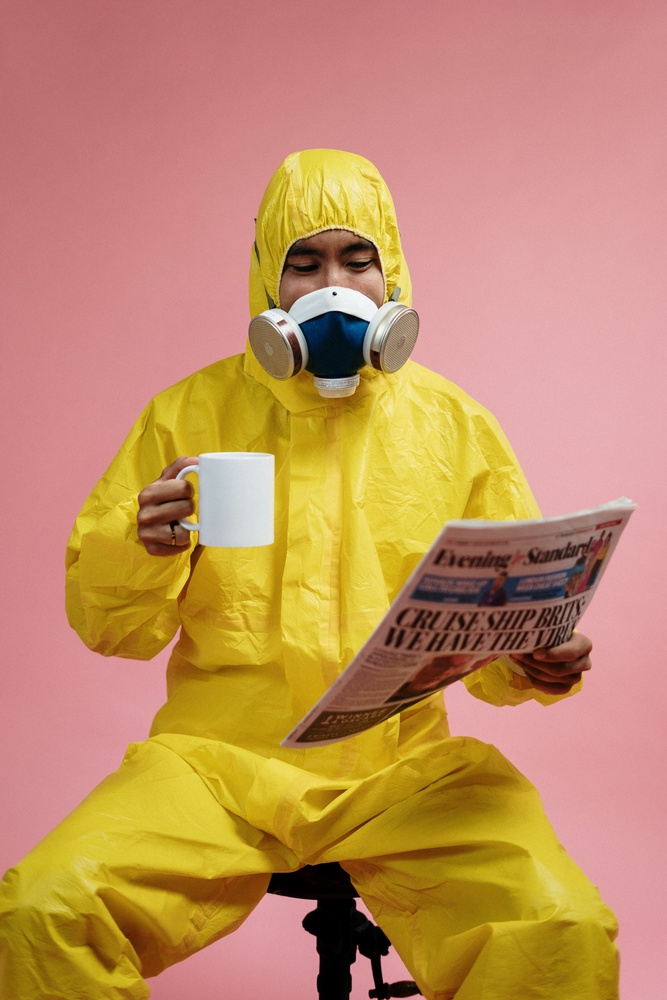
#> input picture Work/HTML/MemeMaker/images/嘲諷1.jpg, 667 x 1000 px, shrunk from 4000 x 6000 before the run
$ python -i process.py   (imports and definitions only)   (older library calls are emulated)
#> lines starting #> are read from the running program, lines starting #| are printed output that depends on the picture
#> further down, picture is the input picture: shape (1000, 667, 3); mean B, G, R 98.7, 142.3, 193.8
import cv2


def image_process(src):
    dstx = cv2.Sobel(src, cv2.CV_32F, 1, 0)  # 計算 x 軸影像梯度
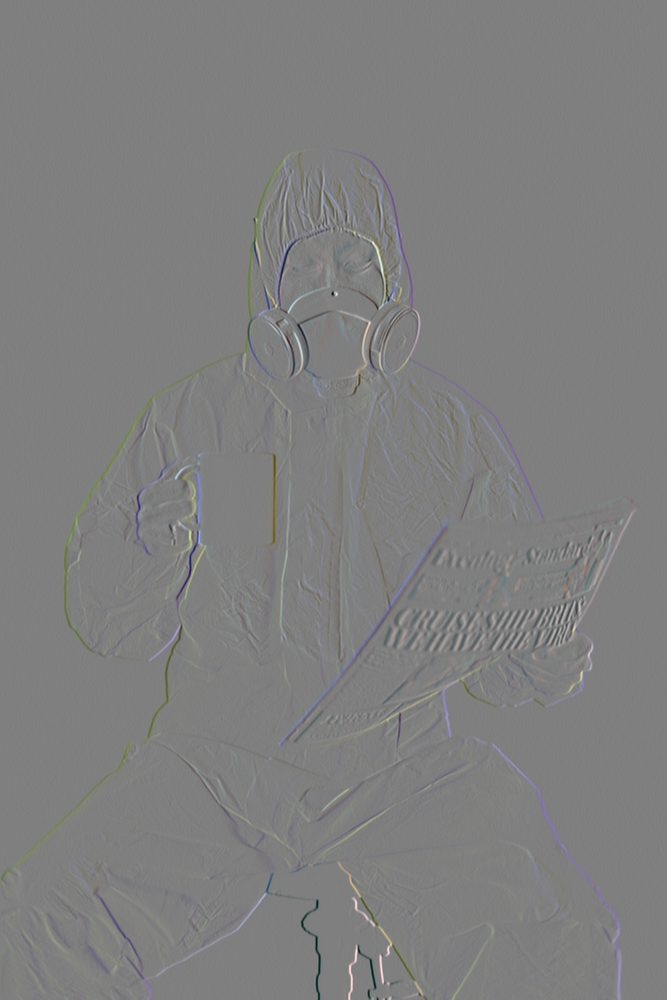
#> dstx: shape (1000, 667, 3) float32; mean B, G, R 0.5, 0.4, 0.3; drawn with min black and max white
    dsty = cv2.Sobel(src, cv2.CV_32F, 0, 1)  # 計算 y 軸影像梯度
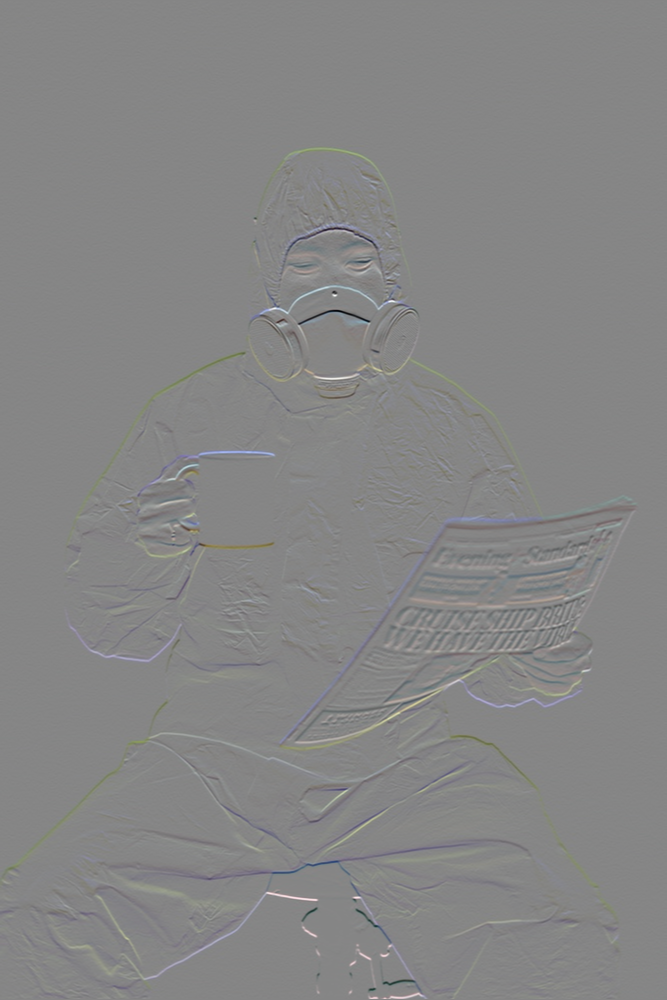
#> dsty: shape (1000, 667, 3) float32; mean B, G, R -0.4, 0, -0.2; drawn with min black and max white
    dstx = cv2.convertScaleAbs(dstx)  # 將負值轉正值
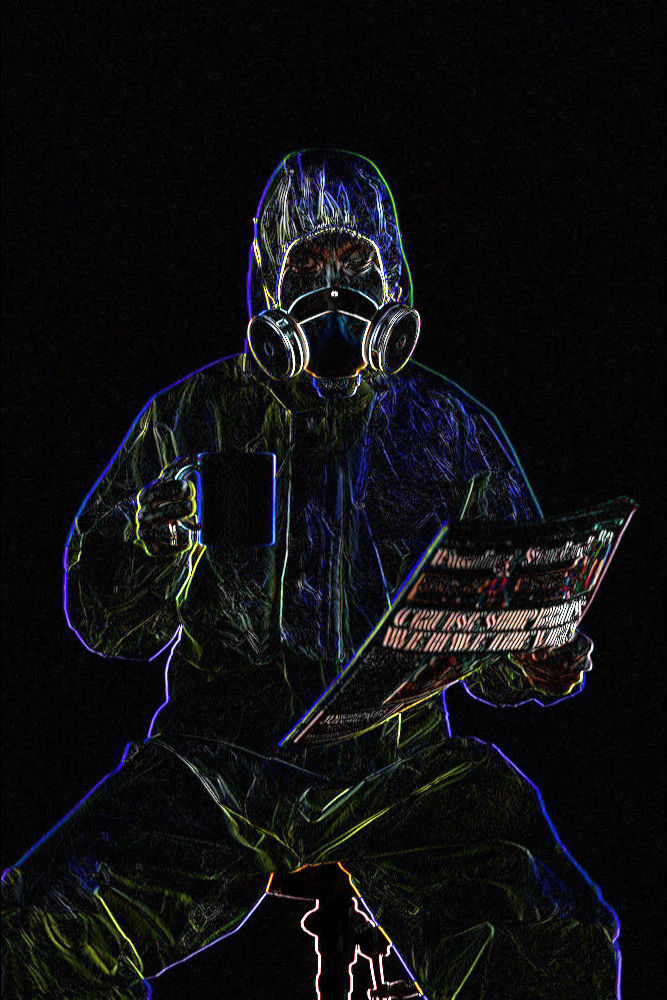
#> dstx: shape (1000, 667, 3); mean B, G, R 16.8, 15.2, 14.8
    dsty = cv2.convertScaleAbs(dsty)  # 將負值轉正值
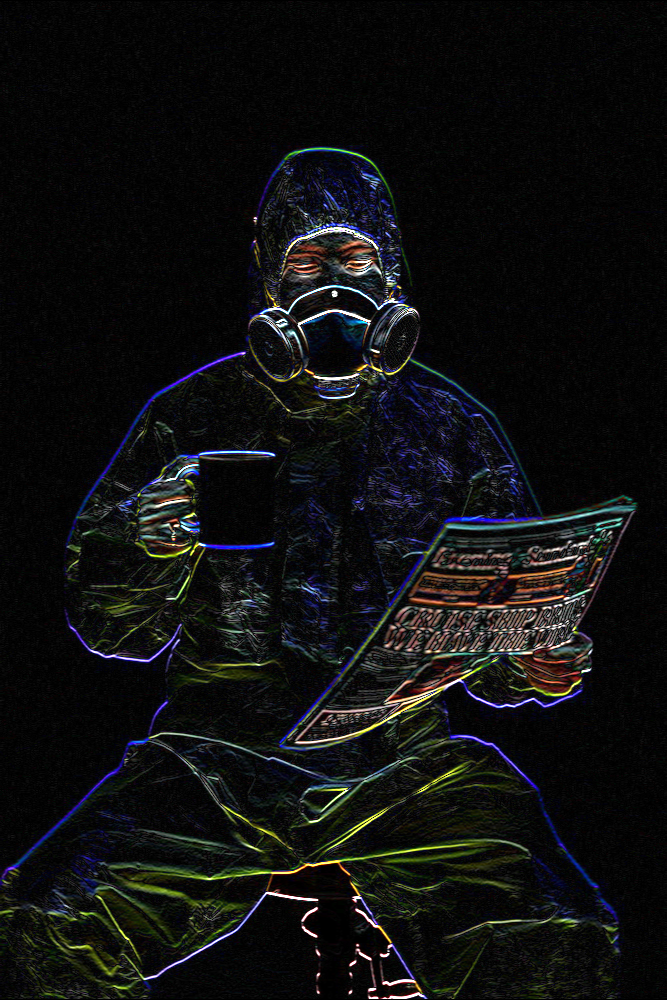
#> dsty: shape (1000, 667, 3); mean B, G, R 16.6, 16.3, 15.8
    dst = cv2.addWeighted(dstx, 0.5, dsty, 0.5, 0)  # 影像融合
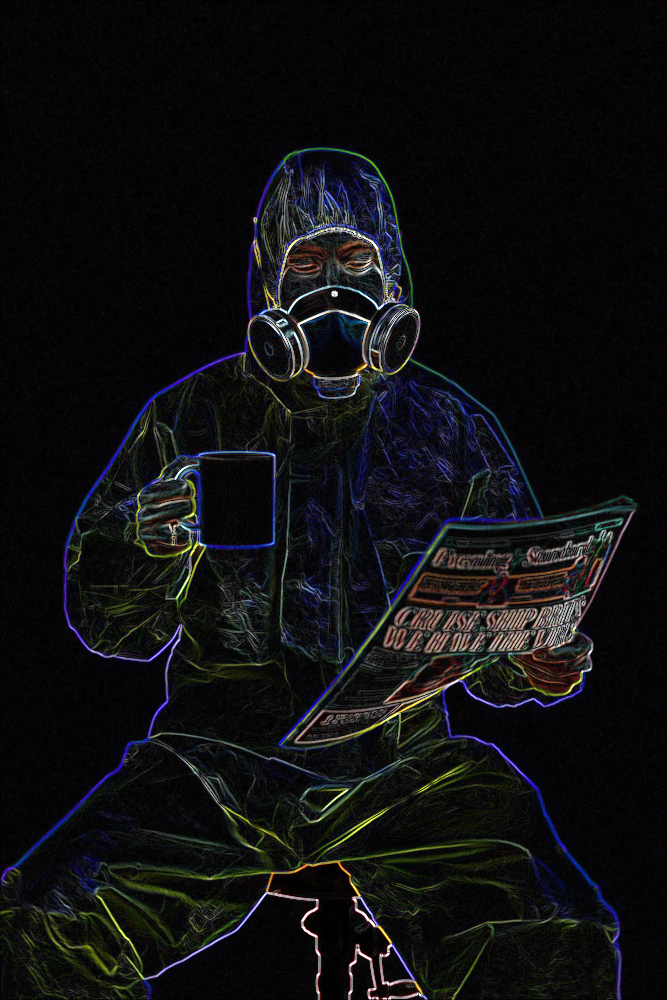
#> dst: shape (1000, 667, 3); mean B, G, R 16.7, 15.7, 15.3
    cv2.imwrite("sobel_processings.jpg", dst)  # 將影像寫入檔案

>>> import cv2
>>> picture = cv2.imread('../../Work/HTML/MemeMaker/images/嘲諷1.jpg')
>>> result = image_process(picture)

$ run again, on Work/HTML/MemeMaker/images/影射1.jpg
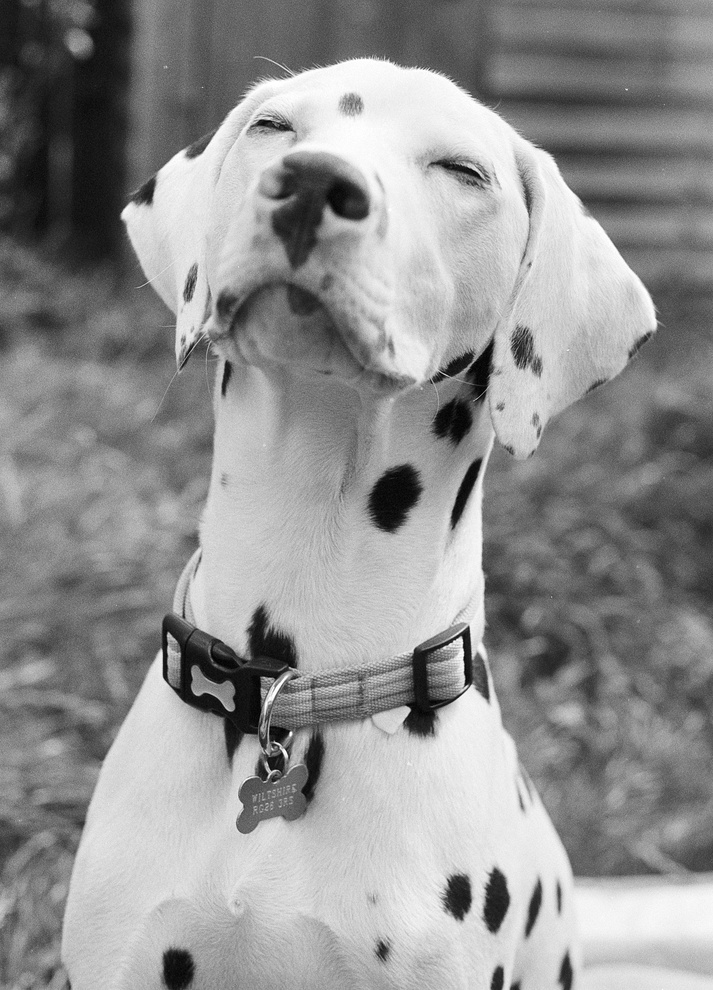
#> input picture Work/HTML/MemeMaker/images/影射1.jpg, 713 x 990 px, shrunk from 2868 x 3984 before the run
#> picture is the input picture: shape (990, 713, 3); min 0, max 255, mean 145.7
#> in image_process, `dsty = cv2.Sobel(src, cv2.CV_32F, 0, 1)`:
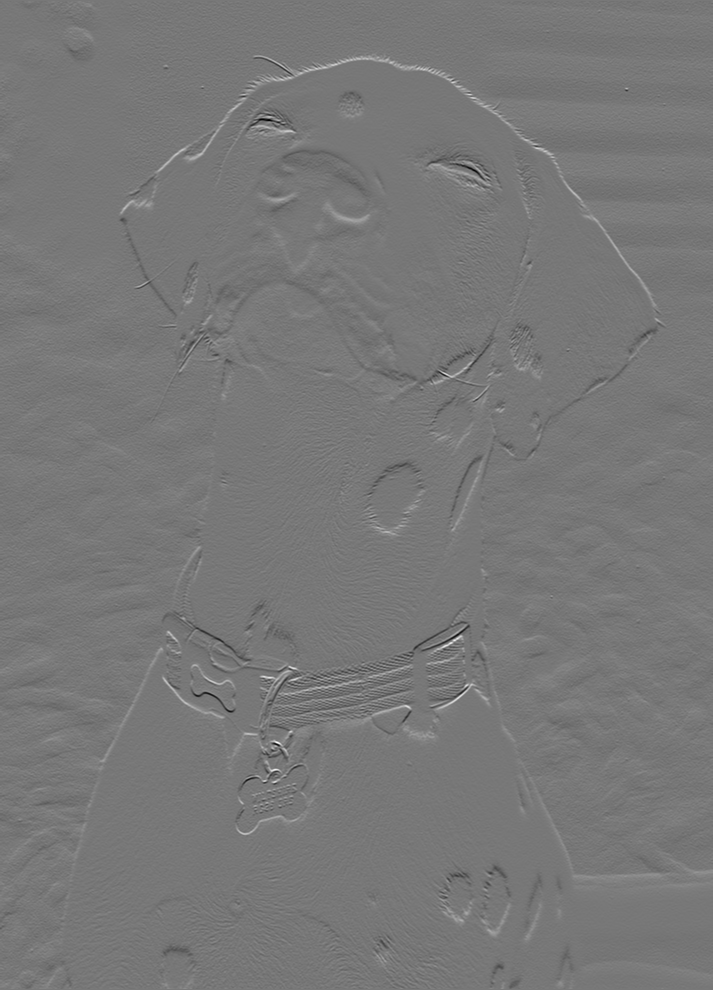
#> dsty: shape (990, 713, 3) float32; min -797, max 896, mean 0.6; drawn with min black and max white
#> in image_process, `dst = cv2.addWeighted(dstx, 0.5, dsty, 0.5, 0)`:
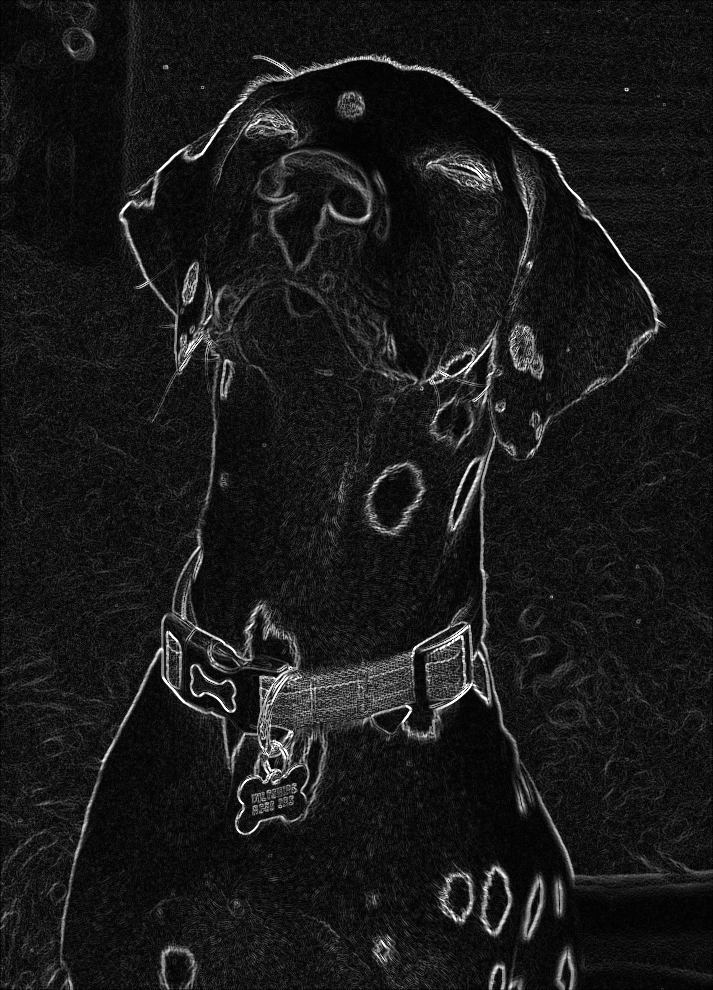
#> dst: shape (990, 713, 3); min 0, max 255, mean 25.5
